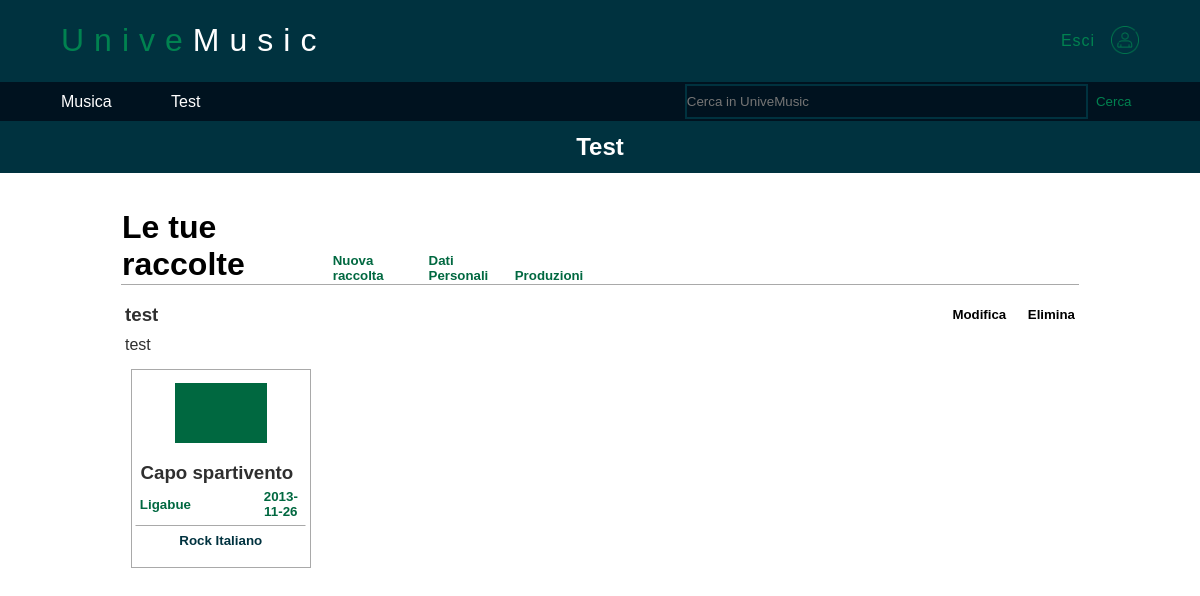
The page /private (signed in) on the database its author committed.
### tables this page shows
CREATE TABLE utenti (
	id_utente INTEGER NOT NULL, 
	email VARCHAR NOT NULL, 
	nome VARCHAR NOT NULL, 
	cognome VARCHAR NOT NULL, 
	nickname VARCHAR, 
	bio VARCHAR, 
	data_nascita DATE NOT NULL, 
	password VARCHAR NOT NULL, 
	ruolo INTEGER NOT NULL, 
	CONSTRAINT pk_id_utente PRIMARY KEY (id_utente), 
	CONSTRAINT check_ruolo CHECK (ruolo>0 AND ruolo<4), 
	CONSTRAINT key_email UNIQUE (email), 
	CONSTRAINT key_nickname UNIQUE (nickname), 
	UNIQUE (nickname)
);

CREATE TABLE playlist (
	id_playlist INTEGER NOT NULL, 
	id_utente INTEGER NOT NULL, 
	nome VARCHAR NOT NULL, 
	descrizione VARCHAR, 
	n_canzoni INTEGER NOT NULL, 
	CONSTRAINT pk_playlist PRIMARY KEY (id_playlist), 
	CONSTRAINT check_n_canzoni CHECK (n_canzoni>=0), 
	CONSTRAINT fk_utenti FOREIGN KEY(id_utente) REFERENCES utenti (id_utente) ON DELETE CASCADE ON UPDATE CASCADE
);

CREATE TABLE canzoni (
	id_canzone INTEGER NOT NULL, 
	titolo VARCHAR NOT NULL, 
	rilascio DATE NOT NULL, 
	durata INTEGER NOT NULL, 
	colore VARCHAR NOT NULL, 
	id_artista INTEGER NOT NULL, 
	CONSTRAINT pk_id_canzone PRIMARY KEY (id_canzone), 
	CONSTRAINT key_canzone UNIQUE (titolo, rilascio, id_artista), 
	CONSTRAINT fk_artista FOREIGN KEY(id_artista) REFERENCES artisti (id_utente) ON DELETE CASCADE ON UPDATE CASCADE
);

CREATE TABLE attributo_canzone (
	id_tag VARCHAR NOT NULL, 
	id_canzone INTEGER NOT NULL, 
	CONSTRAINT pk_attributo_canzone PRIMARY KEY (id_tag, id_canzone), 
	CONSTRAINT fk_tag FOREIGN KEY(id_tag) REFERENCES tag (tag) ON DELETE CASCADE ON UPDATE CASCADE, 
	CONSTRAINT fk_canzone FOREIGN KEY(id_canzone) REFERENCES canzoni (id_canzone) ON DELETE CASCADE ON UPDATE CASCADE
);

### user.py (the view)
@UserBP.route('/private')
@login_required
def private():
    conn = engine.connect()
    rs = conn.execute(' SELECT * FROM playlist WHERE playlist.id_utente = ?', current_user.id)
    playlists = rs.fetchall()
    rs = conn.execute(' SELECT raccolte.id_playlist, canzoni.titolo, canzoni.rilascio, canzoni.durata, canzoni.colore, canzoni.id_canzone, utenti.nickname'
                      ' FROM canzoni NATURAL JOIN raccolte JOIN utenti ON canzoni.id_artista = utenti.id_utente'
                      ' WHERE raccolte.id_playlist IN (SELECT playlist.id_playlist FROM playlist'
                      ' WHERE playlist.id_utente = ?)'
                      ' GROUP BY raccolte.id_playlist, canzoni.titolo, canzoni.rilascio, canzoni.durata, canzoni.colore, canzoni.id_canzone', current_user.id)
    songs = rs.fetchall()
    songs =  main.ResultProxy_To_ListOfDict(songs)
    for song in songs:
        rs = conn.execute('SELECT attributo_canzone.id_tag FROM attributo_canzone WHERE attributo_canzone.id_canzone = ?', song['id_canzone'])
        tags = rs.fetchall()
        if tags:
           song['Tag_1'] = tags[0][0]
           song['Tag_2'] = tags[1][0]
    playlist_songs = []
    for playlist in playlists:
        playlist_s = []
        for song in songs:
            if song['id_playlist'] == playlist.id_playlist:
                playlist_s.append(song)
        playlist_songs.append(playlist_s)
    resp = make_response(render_template("UserPage.html", user=current_user, playlists=playlists, playlist_songs=playlist_songs))
    conn.close()
    return resp

### main.py (called while the page is built)
@app.context_processor
def inject_enumerate():
    return dict(enumerate=enumerate, str=str, len=len)

def ResultProxy_To_ListOfDict(query_result):
    d, a = {}, []
    for rowproxy in query_result:
        for column, value in rowproxy.items():
            d = {**d, **{column: value}}
        a.append(d)
    return a

@login_manager.user_loader
def load_user(user_id):
    conn = engine.connect()
    rs = conn.execute('SELECT * FROM utenti WHERE id_utente = ?', user_id)
    user = rs.fetchone()
    conn.close()
    return User(user.id_utente, user.email, user.nome, user.cognome, user.nickname, user.bio, user.data_nascita, user.password, user.ruolo)

### user.py (called while the page is built)
@UserBP.context_processor
def inject_enumerate():
    return dict(enumerate=enumerate, str=str, len=len)

### templates/UserPage.html (shortened to what this page needs)
{% extends "Base.html" %}
{% block pagebody %}
        <div id="container2">
            <h2 id="subtitle">{{user.nickname}}</h2>
        </div>
        <div id="container3">
            <table class="tabella3">
                <tr><td colspan="5">
                    <table style="width: 100%;margin-bottom: 1%;margin-top: 1%;border-collapse: collapse;"><tr>
                        <td style="width: 22%;text-align: left;margin: 0%;border-bottom: 1px solid darkgray;"><h1 id="Playlist">Le tue raccolte</h1></td>
                        <td style="width: 10%;vertical-align: bottom;border-bottom: 1px solid darkgray;text-align: left;">
                            <a href="{{url_for('UserBP.NewPlaylist')}}"><h5 id="NuovaRaccolta">Nuova raccolta</h5></a>
                        </td>
                        <td style="width: 9%;vertical-align: bottom;border-bottom: 1px solid darkgray;text-align: left;">
                            <a href="{{url_for('UserBP.get_data')}}"><h5 id="NuovaRaccolta">Dati Personali</h5></a>
                        </td>
                        {% if user.ruolo == 2 %}
                        <td style="width: 15%;vertical-align: bottom;border-bottom: 1px solid darkgray;text-align: left;">
                            <a href="{{url_for('ArtistBP.get_albums')}}"><h5 id="NuovaRaccolta">Produzioni</h5></a>
                        </td>
                        {% endif %}
                        <td style="width: 44%;border-bottom: 1px solid darkgray;"></td>
                    </tr></table>
                </td></tr>
                {% for i,playlist in enumerate(playlists) %}
                <tr>
                    <td colspan="5">
                        <table style="width: 100%;font-family: Helvetica;border-collapse: collapse;">
                            <tr>
                                <td>
                                    <table style="width:100%">
                                        <tr>
                                            <td style="width: 15%;"><h3 class="text-section-2">{{playlist.nome}}</h3></td>
                                            <td style="width: 58%;"></td>
                                            <td id="Mod">
                                                <a id="Mod_link" href="/ModPlaylist/{{playlist.id_playlist}}"><h5 style="margin: 0%;">Modifica</h5></a>
                                            </td>
                                            <td id="Del" onmousedown="Elimina()"><h5 style="margin: 0%;">Elimina</h5></td>
                                        </tr>
                                    </table>
                                </td>
                            </tr>
                            <tr>
                                <td>
                                    <table style="width: 100%;">
                                        <tr>
                                            <td style="width: 92%;text-align: left;"><p style="color: #2F2F2F;margin-bottom:1%;margin-top: 0%;">{{playlist.descrizione}}</p></td>
                                        </tr>
                                    </table>
                                </td>
                            </tr>
                        </table>
                    </td>
                </tr>
                {% for j,song in enumerate(playlist_songs[i]) %}
                {% if j%5 == 0 %}
                <tr>
                {% endif %}
                    {% if j >= 4 %}
                    <td style="display: none;" class="altri">
                    {% else %}
                    <td>
                    {% endif %}
                        <table class="tabella4" onmouseover="Select('S_{{j}}ID_A_{{i}}', 'S_{{j}}ID_B_{{i}}')" onmouseout="Deselect('S_{{j}}ID_A_{{i}}', 'S_{{j}}ID_B_{{i}}')">
                            <tr><td class="img-cell" colspan="2"><div class="img"></div></td></tr>
                            <tr><td class="manual-title-cell" colspan="2"><a href="Song.html"><h3 class="manual-title">{{song.titolo}}</h3></a></td></tr>
                            <tr>
                                <td class="footprint">
                                    <h4 class="footprint-text">{{song.nickname}} </h4>
                                </td>
                                <td class="footprint-anno">
                                    <h5 class="footprint-text-anno"> {{song.rilascio}} </h5>
                                </td>
                            </tr>
                            <tr>
                                <td colspan="2" class="footprint-hastag" colspan="2" id="S_{{j}}ID_A_{{i}}">
                                    <h5 class="footprint-text-hastag"> {{song.Tag_1}} {{song.Tag_2}}</h5>
                                </td>
                            </tr>
                        </table>
                    </td>
                {% endfor %}
                </tr>
                {% endfor %}
            </table>
        </div>
{% endblock%}

### templates/Base.html (shortened to what this page needs)
<!DOCTYPE html>
<html>
    <head>
        <div id="logo">
            <table id="tabella0">
                <tr>
                    <td id="title-cell"><h1 id="titolo1">Unive</h1><h1 id="titolo2">Music</h1></td>
                    {% if current_user.is_authenticated %}
                    <td><a href="{{url_for('LoginBP.logout')}}"><table id="tabella00">
                        <tr>
                            <td class="link-cell">
                                <p class="link">Esci</p>
                            </td>
                            <td class="log-cell">
                                <img src="{{ url_for('static', filename='Img/user.png') }}" id="log-img">
                            </td>
                        </tr>
                    </table></a></td>
                    {% endif %}
                </tr>
            </table>
        </div>
        <link rel="stylesheet" type="text/css" href="{{ url_for('static', filename='stile.css') }}" />
        <link rel="stylesheet" type="text/css" href="{{ url_for('static', filename='stile3.css') }}" />
    </head>
    <body>
        <div id="container1">
            <table id="tabella1">
                <tr>
                    <td class="button"><a href={{url_for('home')}} class="text-button">Musica</a></td>
                    {% if current_user.is_authenticated %}
                    <td class="button"><a href={{url_for('UserBP.private')}} class="text-button">{{current_user.nickname}}</a></td>
                    {% endif %}
                    <td id="serch-container">
                        <table id="search-table">
                            <tr>
                                <td id="search-cell"><input id="search" type="search" placeholder="Cerca in UniveMusic"></td>
                                <td id="search-button-cell"><input id="search-button" type="button" value="Cerca"></td>
                            </tr>
                        </table>
                    </td>
                </tr>
            </table>
        </div>
        {% block pagebody %}
        {% endblock %}
    </body>
</html>

### static/stile.css (style rules this page uses)
html { height: 100%; }
body { height: 100%; margin: 0%; border-collapse: collapse; position: relative; }
#logo { background-color: #00323F; width: 100%; height: auto; position: relative; }
#tabella0 { width: 90%; margin-left: 5%; border-collapse: collapse; }
#titolo1 { float: left; font-family: sans-serif; font-weight: lighter; color: #008250; letter-spacing: 10px; }
#titolo2 { float: left; font-family: sans-serif; font-weight: lighter; color: #FFFFFF; letter-spacing: 10px; }
#tabella00 { margin-left: 65%; width: 35%; table-layout: fixed; border-collapse: collapse; color: #008250; }
#title-cell { width: 75%; text-align: left; }
.link { width: 100%; font-family: sans-serif; letter-spacing: 1px; }
#container1 { background-color: #00121F; width: 100%; height: auto; }
#tabella1 { font-family: sans-serif, Arial, Helvetica; text-align: left; border-collapse: collapse; width: 90%; table-layout: fixed; margin-left: 5%; }
.button { color: white; margin: 0%; padding-top: 1%; padding-bottom: 1%; width: 10%; }
.text-button { margin: 0%; color: white; }
#container2 { background-color: #00323F; text-align: center; width: 100%; height: auto; }
#subtitle { font-family: sans-serif; color: white; margin: 0%; padding: 1%; }
#container3 { width: 100%; margin-top: 2%; margin-bottom: 2%; }
.tabella3 { width: 80%; margin-left: 10%; margin-top: 0%; border-collapse: collapse; table-layout: fixed; }
.manual-title { font-family: Helvetica; font-weight:bold; margin-top: 5%; margin-left: 3%; margin-bottom: 0%; padding: 0%; color: #2F2F2F; }
.tabella4 { width: 95%; border-collapse: separate; border: 1px solid darkgray; margin-bottom: 5%; margin-top: 0%; margin-left: 5%; margin-right: 0%; padding: 1%; background-color: white; }
.img { width: 60%; height: 60px; margin-left: 20%; background-color: #006840; }
.img-cell { text-align: center; padding: 5%; margin: 0%; }
.manual-title-cell { padding: 0%; }
.footprint { width: 70%; font-family: Helvetica; font-size:smaller; text-align: left; }
.footprint-text { padding: 0%; margin-left: 3%; margin-bottom: 5%; margin-top: 5%; color: #006840; overflow: hidden; text-overflow: ellipsis; white-space: nowrap; }
.footprint-text-anno { font-family: Helvetica; font-size:smaller; padding: 0%; margin-bottom: 5%; margin-top: 5%; color: #006840; text-align: center; }
#search-table { width: 100%; border-collapse: collapse; }
#search-cell { text-align: right; width: 80%; }
#search { width: 50%; border: 1px solid white; padding-top: 1%; padding-bottom: 1%; padding-left: 0%; padding-right: 0%; margin: 0%; color: white; background-color: #00121F; border: 2px solid #00323F; }
#search-button-cell { width: 5%; }
#search-button { border: 1px solid #00121F; color: #008250; width: 100%; padding-top: 16%; padding-bottom: 16%; padding-left: 0%; padding-right: 0%; background-color: #00121F; font-family: sans-serif; margin: 0%; }
a { text-decoration: none; }
.link-cell { text-align: center; padding: 0%; }
#log-img { width: 100%; margin-top: 10%; }
.log-cell { width: 30%; text-align: right; padding: 0%; }
.text-section-2 { font-family: Helvetica; font-weight:bold; margin-left: 0%; margin-top: 2%; margin-bottom: 1%; padding: 0%; color: #2F2F2F; }
.footprint-hastag { border: 1px solid white; border-top: 1px solid darkgray; display: table-cell; color: #00323F; }
.footprint-text-hastag { font-family: Helvetica; font-weight:bold; font-size:smaller; padding: 0%; text-align: center; margin-top: 4%; margin-bottom: 4%; }
#Playlist { font-family: Helvetica; font-weight:bold; margin: 0%; padding: 0%; }
#Mod { width: 6%; text-align: right; }
#Mod_link { color: black; text-decoration: none; }
#Del { width: 6%; text-align: right; }
#NuovaRaccolta { font-family: Helvetica; margin: 0%; color:#006840; }

### rows shown on the page
utenti: nickname "Test"
playlist: nome "test", descrizione "test"
utenti: titolo "Capo spartivento", nickname "Ligabue", rilascio "2013-11-26", Tag_1 "Rock", Tag_2 "Italiano"
